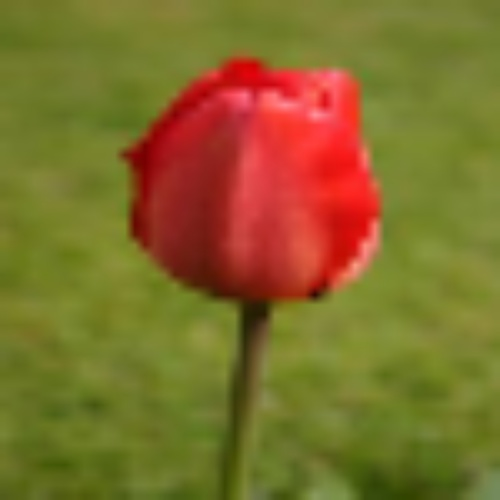
#> input picture 298.jpg_resized.jpg, 500 x 500 px
$ python image_segmentation.py 298.jpg_resized.jpg
#> lines starting #> are read from the running program, lines starting #| are printed output that depends on the picture
### augmentingPath.py
from queue import Queue
import numpy as np

def bfs(rGraph, V, s, t, parent):
    q = Queue()
    visited = np.zeros(V, dtype=bool)
    q.put(s)
    visited[s] = True
    parent[s]  = -1

    while not q.empty():
        u = q.get()
        for v in range(V):
            if (not visited[v]) and rGraph[u][v] > 0:
                q.put(v)
                parent[v] = u
                visited[v] = True
    return visited[v]

def dfs(rGraph, V, s, visited):
    stack = [s]
    while stack:
        v = stack.pop()
        if not visited[v]:
            visited[v] = True
            stack.extend([u for u in range(V) if rGraph[v][u]])


def augmentingPath(graph, s, t):
    print ("Running augmenting path algorithm")
    rGraph = graph.copy()
    V = len(graph)
    parent = np.zeros(V, dtype='int32')

    while bfs(rGraph, V, s, t, parent):
        pathFlow = float("inf")
        v = t
        while v != s:
            u = parent[v]
            pathFlow = min(pathFlow, rGraph[u][v])
            v = parent[v]

        v = t
        while v != s:
            u = parent[v]
            rGraph[u][v] -= pathFlow
            rGraph[v][u] += pathFlow
            v = parent[v]

    visited = np.zeros(V, dtype=bool)
    dfs(rGraph, V, s, visited)

    cuts = []

    for i in range(V):
        for j in range(V):
            if visited[i] and not visited[j] and graph[i][j]:
                cuts.append((i, j))
    return cuts

### image_segmentation.py
from __future__ import division
import cv2
import numpy as np
import os
import sys
import argparse, time
from math import exp, pow
from augmentingPath import augmentingPath
from PRBeta import MaxFlow as   pushRelabelBeta
from Dinics import MaxFlowDinic
from tqdm import tqdm

graphCutAlgo = {"ap": augmentingPath,
                "pr" : pushRelabelBeta,
                "di" : MaxFlowDinic}
SIGMA = 50
# LAMBDA = 1
ObjectColor, BackgroundColor = (255, 0, 0), (0, 0, 255) #In RGB Scale
ObjectCode, BackgroundCode = 1, 2
OBJ, BKG = "OBJ", "BKG"

CUTCOLOR = (0, 255, 0)

SOURCE, SINK = -2, -1
SF = 10
LOADSEEDS = False
# drawing = False

def show_image(image):
    windowname = "Segmentation"
    cv2.namedWindow(windowname, cv2.WINDOW_NORMAL)
    cv2.startWindowThread()
    cv2.imshow(windowname, image)
    cv2.waitKey(0)
    cv2.destroyAllWindows()

def plantSeed(image):

    def drawSeeds(x, y, pixelType):
        if pixelType == OBJ:
            color, code = ObjectColor, ObjectCode
        else:
            color, code = BackgroundColor, BackgroundCode
        cv2.circle(image, (x, y), radius, color, thickness)
        cv2.circle(seeds, (x // SF, y // SF), radius // SF, code, thickness)

    def onMouse(event, x, y, flags, pixelType):
        global drawing
        if event == cv2.EVENT_LBUTTONDOWN:
            drawing = True
            drawSeeds(x, y, pixelType)
        elif event == cv2.EVENT_MOUSEMOVE and drawing:
            drawSeeds(x, y, pixelType)
        elif event == cv2.EVENT_LBUTTONUP:
            drawing = False

    def paintSeeds(pixelType):
        print ("Planting", pixelType, "seeds")
        global drawing
        drawing = False
        windowname = "Plant " + pixelType + " seeds"
        cv2.namedWindow(windowname, cv2.WINDOW_AUTOSIZE)
        cv2.setMouseCallback(windowname, onMouse, pixelType)
        while (1):
            cv2.imshow(windowname, image)
            if cv2.waitKey(1) & 0xFF == 27:
                break
        cv2.destroyAllWindows()


    seeds = np.zeros(image.shape, dtype="uint8")
    image = cv2.cvtColor(image, cv2.COLOR_GRAY2RGB)
    image = cv2.resize(image, (0, 0), fx=SF, fy=SF)

    radius = 10
    thickness = -1 # fill the whole circle
    global drawing
    drawing = False


    paintSeeds(OBJ)
    paintSeeds(BKG)
    return seeds, image


def IntDiff(ip, iq):
    penalty = 100 * exp(- pow(int(ip) - int(iq), 2) / (2 * pow(SIGMA, 2)))
    return penalty

def buildGraph(image):
    V = image.size + 2
    graph = np.zeros((V, V), dtype='int32')
    seeds, seededImage = plantSeed(image)
    K = makeLinks(graph, image, seeds)
    #makeTLinks(graph, seeds, K)
    return graph, seededImage

def makeLinks(graph, image, seeds):
    K = -10000
    row, col = image.shape
    for i in range(row):
        for j in range(col):
            x = i * col + j
            if i + 1 < row: # pixel below
                y = (i + 1) * col + j
                penalty = IntDiff(image[i][j], image[i + 1][j])
                graph[x][y] = graph[y][x] = penalty
                K = max(K, penalty)
            if j + 1 < col: # pixel to the right
                y = i * col + j + 1
                penalty = IntDiff(image[i][j], image[i][j + 1])
                graph[x][y] = graph[y][x] = penalty
                K = max(K, penalty)

    row, col = seeds.shape
    for i in range(row):
        for j in range(col):
            x = i * col + j
            if seeds[i][j] == ObjectCode:
                graph[SOURCE][x] = K
            elif seeds[i][j] == BackgroundCode:
                graph[x][SINK] = K


def displayCut(image, cuts):
    def colorPixel(i, j):
    	#input (image[i][j][0])
    	image[i][j][1] = 255
    	image[i][j][0] = image[i][j][2] = 0
    #input (image.shape)
    r, c, _ = image.shape
    #image = cv2.cvtColor(image, cv2.COLOR_GRAY2RGB)
    for c in cuts:
        if c[0] != SOURCE and c[0] != SINK and c[1] != SOURCE and c[1] != SINK:
            colorPixel(c[0] // r, c[0] % r)
            colorPixel(c[1] // r, c[1] % r)
    return image


def imageSegmentation(imagefile, size=(30, 30), algo="ff"):
#> called with imagefile = '298.jpg_resized.jpg', size = (30, 30), algo = 'ap'
    pathname = os.path.splitext(imagefile)[0]
    image = cv2.imread(imagefile, cv2.IMREAD_GRAYSCALE)
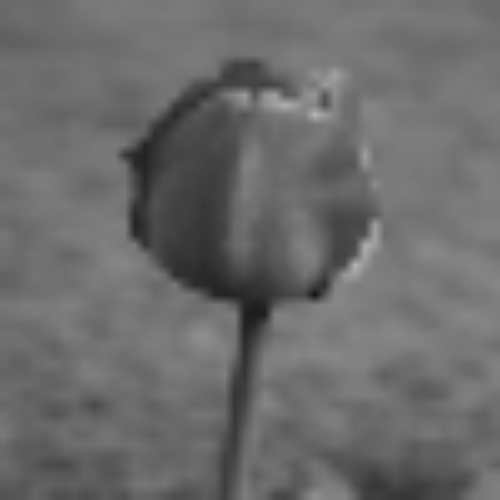
#> image: shape (500, 500); min 20, max 180, mean 106.9
    image = cv2.resize(image, size)
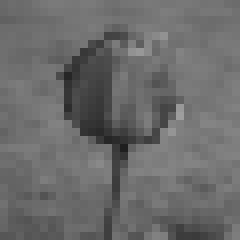
#> image: shape (30, 30) (shown 8 times larger); min 31, max 158, mean 106.9
    print ('Building Graph')
    graph, seededImage = buildGraph(image)
#> (key Esc is pressed here)
#> (key Enter is pressed here)
#> in buildGraph, `seeds, seededImage = plantSeed(image)`: seeds: shape (30, 30); every value is 0
#> the loop in makeLinks, `for i in range(row):` made 30 passes
#> after the loop in makeLinks, `for i in range(row):`:
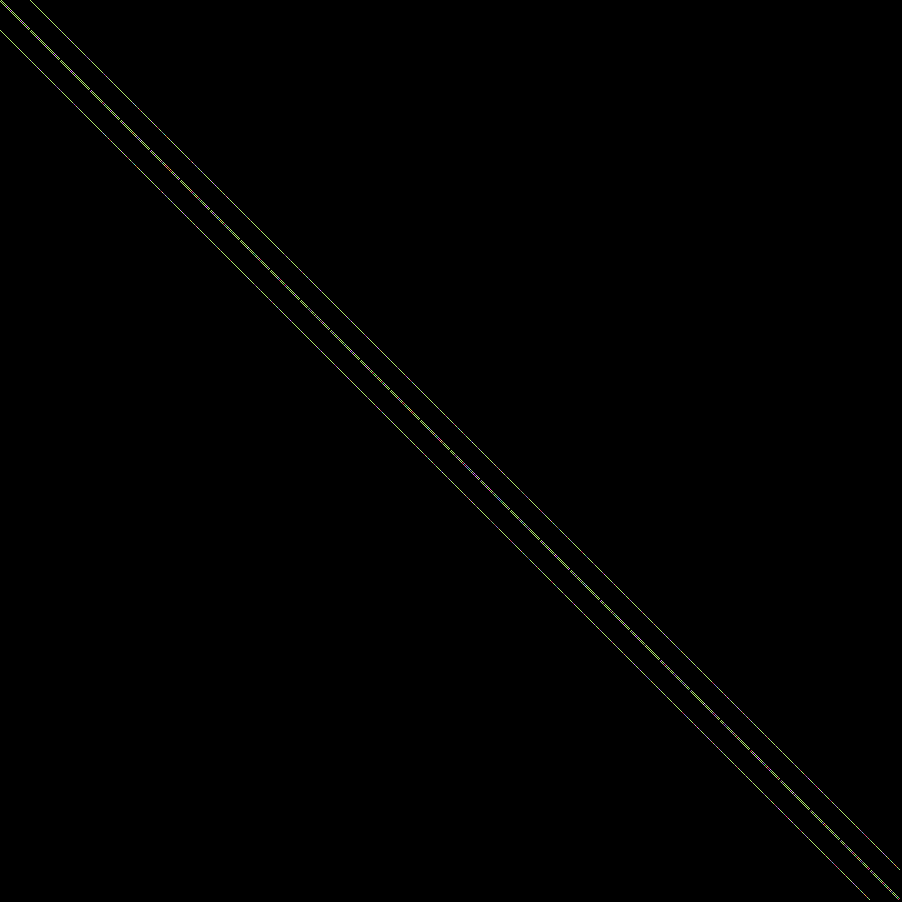
#> graph: shape (902, 902) int32; 59 distinct labels, from 0 to 100; one colour per label, 0 black
    cv2.imwrite(pathname + "seeded.jpg", seededImage)

    global SOURCE, SINK
    SOURCE += len(graph)
    SINK   += len(graph)
    print ('Performing graph cut')
    now = time.time()
    cuts = graphCutAlgo[algo](graph, SOURCE, SINK)
#> the loop in dfs, `while stack:` made 1 pass
    print ('Time taken : ', time.time() - now)
    print ("cuts:")
    print (cuts)
    image = cv2.imread(imagefile)
#> image is the input picture: shape (500, 500, 3); mean B, G, R 42, 108.3, 128.7
    image = cv2.resize(image, size)
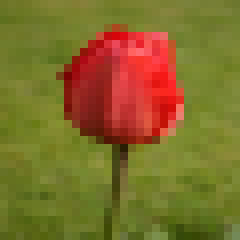
#> image: shape (30, 30, 3) (shown 8 times larger); mean B, G, R 42, 108.3, 128.8
    image = displayCut(image, cuts)
    image = cv2.resize(image, (0, 0), fx=SF, fy=SF)
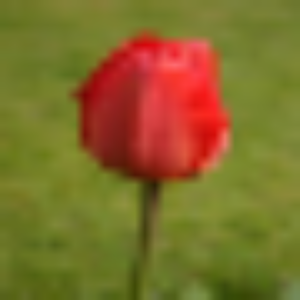
#> image: shape (300, 300, 3); mean B, G, R 41.9, 108.1, 128.7
    #image = cv2.cvtColor(image,cv2.COLOR_GRAY2RGB)
    show_image(image)
    savename = pathname + "cut.jpg"
    cv2.imwrite(savename, image)
    print ("Saved image as", savename)


def parseArgs():
    def algorithm(string):
        if string in graphCutAlgo:
            return string
        raise argparse.ArgumentTypeError(
            "Algorithm should be one of the following:", graphCutAlgo.keys())

    parser = argparse.ArgumentParser()
    parser.add_argument("imagefile")
    parser.add_argument("--size", "-s",
                        default=30, type=int)
    parser.add_argument("--algo", "-a", default="ap", type=algorithm)
    return parser.parse_args()

import re
def color_image(image_path, size):
	f = open('cute_peacock.txt', 'r')
	x = f.readlines()[0]
	#x = x.split()
	temp = re.findall(r'\d+', x)
	res = list(map(int, temp))
	image = cv2.imread(image_path)
	image = cv2.resize(image, (size*10,size*10))
	print (image.shape)
	cords = []
	for i in range(len(res)):
		cords.append(res[i])
		if len(cords)%2==0:
			image[cords[0]][cords[1]][:] = [255,0,0]

	show_image(image)

if __name__ == "__main__":

    args = parseArgs()
    imageSegmentation(args.imagefile, (args.size, args.size), args.algo)

$ run again, on 298seeded.jpg
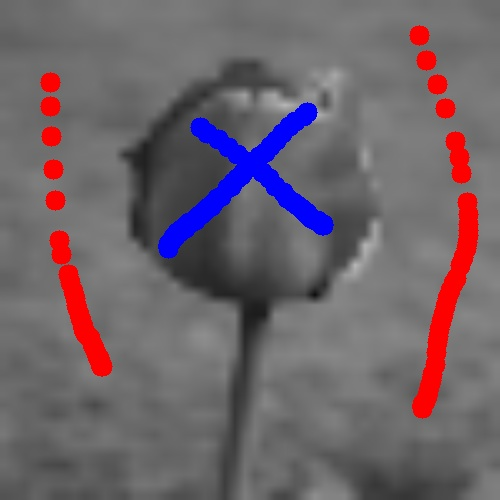
#> input picture 298seeded.jpg, 500 x 500 px
#> in plantSeed, `image = cv2.resize(image, (0, 0), fx=SF, fy=SF)`:
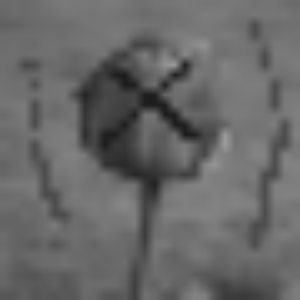
#> image: shape (300, 300, 3); min 28, max 156, mean 103.3
#> seeds: shape (30, 30); every value is 0
#> the loop in makeLinks, `for i in range(row):` made 30 passes
#> the loop in dfs, `while stack:` made 1 pass
#> in imageSegmentation, image is the input picture: shape (500, 500, 3); mean B, G, R 106.5, 99.1, 110.2
#> in imageSegmentation, `image = cv2.resize(image, (0, 0), fx=SF, fy=SF)`:
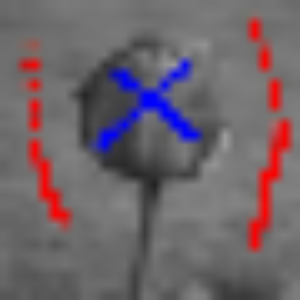
#> image: shape (300, 300, 3); mean B, G, R 106, 99.1, 110.4
